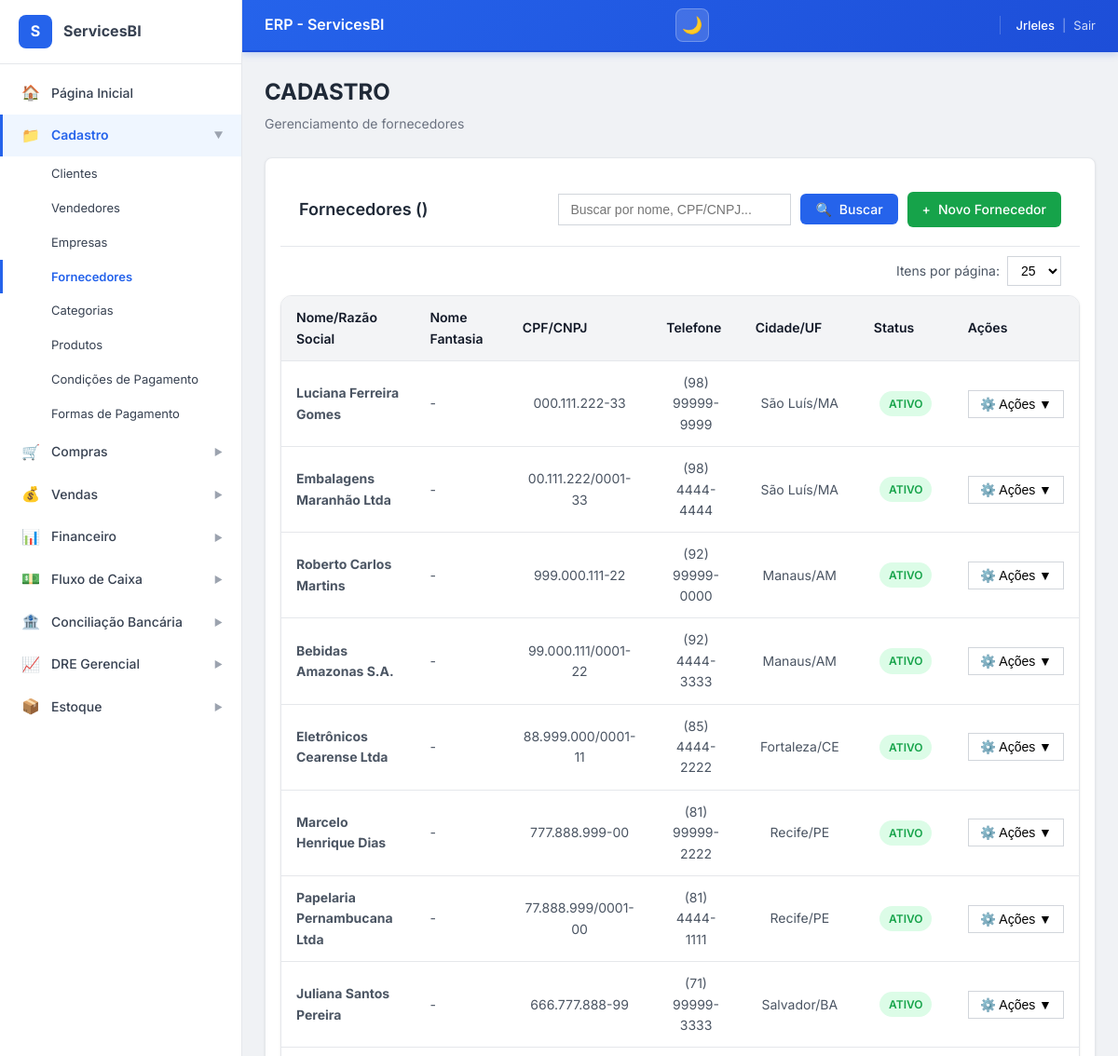
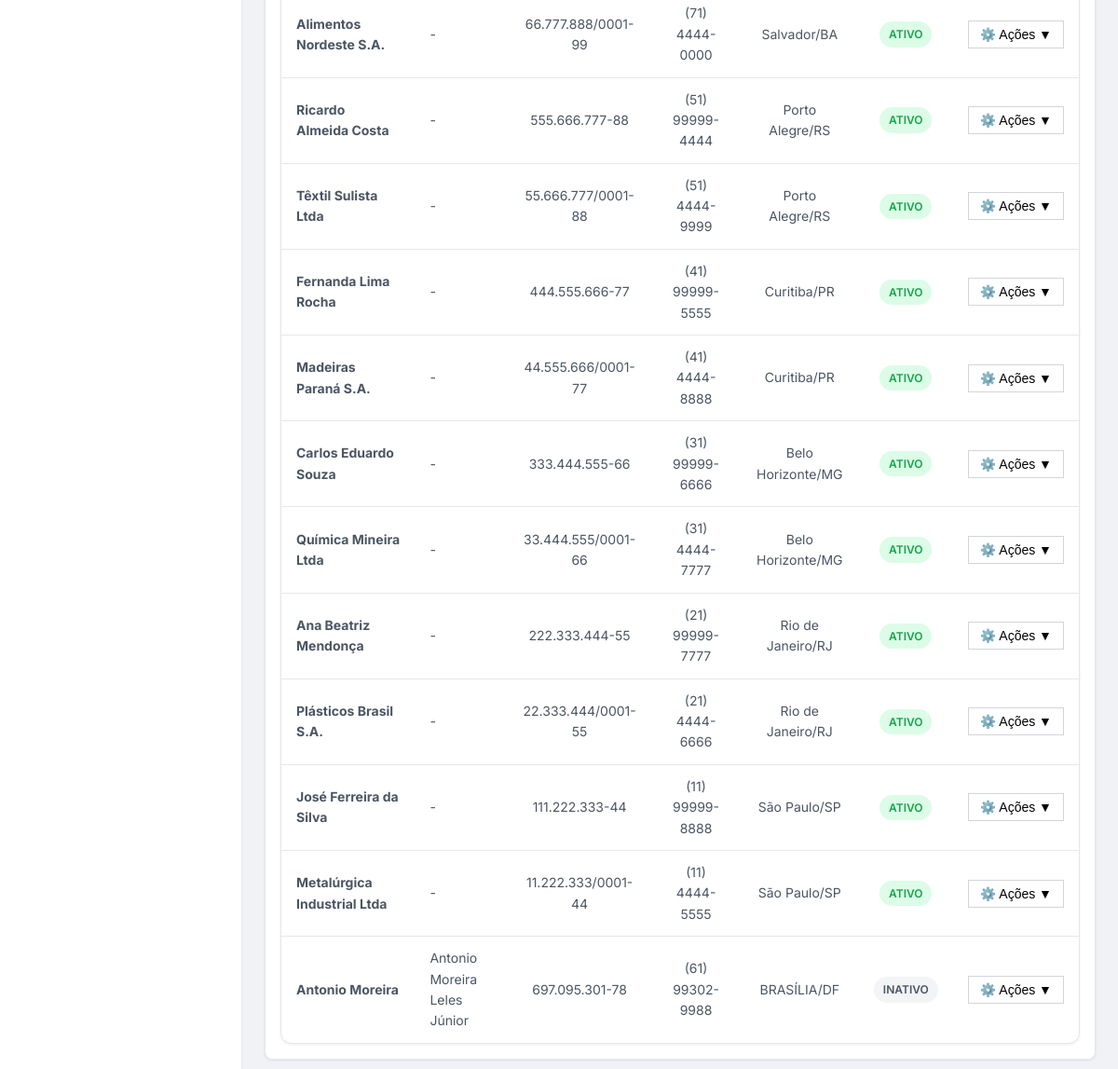
The app's page /cadastro/fornecedores/ (signed in) with its own data (2 pictures, top to bottom).
### ERP_ServicesBI/models.py (models this page shows, shortened)
class Pessoa(models.Model):
    TIPO_CHOICES = [
        ('F', 'Física'),
        ('J', 'Jurídica'),
    ]
    nome_razao_social = models.CharField(max_length=255, blank=True, null=True)
    tipo_pessoa = models.CharField(max_length=1, choices=TIPO_CHOICES, default='J')
    cpf_cnpj = models.CharField(max_length=20, unique=True)
    rg_inscricao_estadual = models.CharField(max_length=20, blank=True, null=True)
    telefone = models.CharField(max_length=20, blank=True, null=True)
    email = models.EmailField(blank=True, null=True)
    cep = models.CharField(max_length=10, blank=True, null=True)
    endereco = models.CharField(max_length=255, blank=True, null=True)
    numero = models.CharField(max_length=10, blank=True, null=True)
    bairro = models.CharField(max_length=100, blank=True, null=True)
    cidade = models.CharField(max_length=100, blank=True, null=True)
    estado = models.CharField(max_length=2, blank=True, null=True)
    ativo = models.BooleanField(default=True)
    criado_em = models.DateTimeField(auto_now_add=True)
    class Meta:
        abstract = True

class Fornecedor(Pessoa):
    nome_fantasia = models.CharField(max_length=255, blank=True, null=True)
    observacoes = models.TextField(blank=True, null=True)
    class Meta:
        verbose_name = 'Fornecedor'
        verbose_name_plural = 'Fornecedores'
        ordering = ['nome_razao_social']

### ERP_ServicesBI/views.py (the view)
# urls.py: path('cadastro/fornecedores/', views.fornecedor_list, name='fornecedor_list'),
@login_required
def fornecedor_list(request):
    fornecedores = Fornecedor.objects.all().order_by('-id')
    context = {'fornecedores': fornecedores}
    return render(request, 'cadastro/fornecedor_list.html', context)

### ERP_ServicesBI/templatetags/custom_filters.py (called while the page is built)
@register.filter(name='format_telefone')
def format_telefone(value):
    if not value:
        return '-'
    value = ''.join(filter(str.isdigit, str(value)))
    if len(value) == 10:
        return f'({value[:2]}) {value[2:6]}-{value[6:]}'
    elif len(value) == 11:
        return f'({value[:2]}) {value[2:7]}-{value[7:]}'
    else:
        return value if value else '-'

@register.filter(name='format_cpf_cnpj')
def format_cpf_cnpj(value):
    if not value:
        return '-'
    value = ''.join(filter(str.isdigit, str(value)))
    if len(value) == 11:
        return f'{value[:3]}.{value[3:6]}.{value[6:9]}-{value[9:]}'
    elif len(value) == 14:
        return f'{value[:2]}.{value[2:5]}.{value[5:8]}/{value[8:12]}-{value[12:]}'
    else:
        return value

### ERP_ServicesBI/templates/cadastro/fornecedor_list.html (shortened to what this page needs)
{% extends 'base.html' %}
{% load custom_filters %}
{% block content %}
<div class="erp-page-header">
    <h2 class="erp-page-header__title">CADASTRO</h2>
    <p class="erp-page-header__subtitle">Gerenciamento de fornecedores</p>
</div>
<div class="erp-card erp-mb-4">
    <div class="erp-filters">
        <h3 class="erp-filters__title">Fornecedores ({{ total }})</h3>
        <form method="get" class="erp-filters__form" id="filterForm">
            <input
                type="text"
                name="search"
                class="erp-filters__input"
                placeholder="Buscar por nome, CPF/CNPJ..."
                value="{{ search|default:'' }}"
            >
            <button type="submit" class="erp-btn erp-btn--primary">
                <span>🔍</span> Buscar
            </button>
            <a href="{% url 'ERP_ServicesBI:fornecedor_add' %}" class="erp-btn erp-btn--success">
                <span>+</span> Novo Fornecedor
            </a>
        </form>
    </div>
    <div class="erp-per-page">
        <form method="get" class="erp-per-page__form">
            <label for="perPageSelectTop">Itens por página:</label>
            <select name="per_page" id="perPageSelectTop" class="erp-per-page__select" onchange="this.form.submit()">
                <option value="25" {% if per_page == 25 %}selected{% endif %}>25</option>
            </select>
        </form>
    </div>
    <div class="erp-table-container">
        <table class="erp-table">
            <thead>
                <tr>
                    <th class="erp-text-left">Nome/Razão Social</th>
                    <th class="erp-text-left">Nome Fantasia</th>
                    <th class="erp-text-center">CPF/CNPJ</th>
                    <th class="erp-text-center">Telefone</th>
                    <th class="erp-text-center">Cidade/UF</th>
                    <th class="erp-text-center">Status</th>
                    <th class="erp-text-center">Ações</th>
                </tr>
            </thead>
            <tbody>
                {% for fornecedor in fornecedores %}
                <tr>
                    <td class="erp-text-left"><strong>{{ fornecedor.nome_razao_social }}</strong></td>
                    <td class="erp-text-left">{{ fornecedor.nome_fantasia|default:"-" }}</td>
                    <td class="erp-text-center">{{ fornecedor.cpf_cnpj | format_cpf_cnpj }}</td>
                    <td class="erp-text-center">{{ fornecedor.telefone| format_telefone }}</td>
                    <td class="erp-text-center">{{ fornecedor.cidade|default:"-" }}/{{ fornecedor.estado|default:"-" }}</td>
                    <td class="erp-text-center">
                        <span class="erp-status erp-status--{% if fornecedor.ativo %}ativo{% else %}inativo{% endif %}">
                            {% if fornecedor.ativo %}Ativo{% else %}Inativo{% endif %}
                        </span>
                    </td>
                    <td class="erp-text-center">
                        <div class="erp-actions">
                            <button class="erp-actions__btn" type="button">
                                ⚙️ Ações ▼
                            </button>
                        </div>
                    </td>
                </tr>
                {% endfor %}
            </tbody>
        </table>
    </div>
</div>
{% endblock %}

### ERP_ServicesBI/templates/components/_header.html (shortened to what this page needs)
<header class="erp-header">
    <div class="erp-flex erp-items-center erp-gap-2">
        <h1 class="erp-header__title">
            {% block header_title %}ERP - ServicesBI{% endblock %}
        </h1>
    </div>
    <div class="erp-header__controls">
        <button class="erp-header__theme-btn"
                onclick="toggleTheme()"
                title="Alternar tema (dark/light)"
                id="themeToggleBtn">
            <span id="themeIcon">🌙</span>
        </button>
    </div>
    <div class="erp-header__user">
        <span class="erp-header__user-name">
            {{ request.user.first_name|default:request.user.username }}
        </span>
        <span style="opacity:0.5">|</span>
        <a href="{% url 'ERP_ServicesBI:logout' %}" class="erp-header__logout">Sair</a>
    </div>
</header>

### ERP_ServicesBI/templates/cadastro/fornecedor_list.html (style rules this page uses)
.erp-page-header { margin-bottom: 24px; }
.erp-page-header__title { margin: 0; font-size: 24px; font-weight: 700; color: var(--gray-800); }
.erp-page-header__subtitle { margin: 4px 0 0 0; color: var(--gray-500); font-size: 14px; }
.erp-filters { display: flex; justify-content: space-between; align-items: center; padding: 20px; border-bottom: 1px solid var(--gray-200); flex-wrap: wrap; gap: 15px; }
.erp-filters__title { margin: 0; font-size: 18px; font-weight: 600; color: var(--gray-800); }
.erp-filters__form { display: flex; gap: 10px; align-items: center; flex-wrap: wrap; }
.erp-filters__input { padding: 8px 12px; border: 1px solid var(--gray-300); border-radius: var(--radius); font-size: 14px; min-width: 250px; transition: all var(--transition-fast); }
.erp-status { display: inline-flex; align-items: center; padding: 4px 10px; border-radius: var(--radius-full); font-size: 12px; font-weight: 600; text-transform: uppercase; }
.erp-status--ativo { background: var(--success-100); color: var(--success-600); }
.erp-status--inativo { background: var(--gray-100); color: var(--gray-600); }
.erp-actions { position: relative; display: inline-block; }
.erp-actions__btn { padding: 6px 12px; background: white; border: 1px solid var(--gray-300); border-radius: var(--radius); cursor: pointer; font-size: 14px; display: flex; align-items: center; gap: 4px; white-space: nowrap; }
.erp-per-page { display: flex; justify-content: flex-end; padding: 10px 20px; }
.erp-per-page__form { display: flex; align-items: center; gap: 8px; font-size: 14px; color: var(--gray-600); }
.erp-per-page__select { padding: 6px 10px; border: 1px solid var(--gray-300); border-radius: var(--radius); font-size: 14px; background: white; cursor: pointer; }

### records on screen
Fornecedor: nome_razao_social "Luciana Ferreira Gomes", nome_fantasia "-", cpf_cnpj "000.111.222-33", telefone "(98) 99999-9999", cidade "São Luís", estado "MA", ativo "ATIVO"
Fornecedor: nome_razao_social "Embalagens Maranhão Ltda", nome_fantasia "-", cpf_cnpj "00.111.222/0001-33", telefone "(98) 4444-4444", cidade "São Luís", estado "MA", ativo "ATIVO"
Fornecedor: nome_razao_social "Roberto Carlos Martins", nome_fantasia "-", cpf_cnpj "999.000.111-22", telefone "(92) 99999-0000", cidade "Manaus", estado "AM", ativo "ATIVO"
Fornecedor: nome_razao_social "Bebidas Amazonas S.A.", nome_fantasia "-", cpf_cnpj "99.000.111/0001-22", telefone "(92) 4444-3333", cidade "Manaus", estado "AM", ativo "ATIVO"
Fornecedor: nome_razao_social "Eletrônicos Cearense Ltda", nome_fantasia "-", cpf_cnpj "88.999.000/0001-11", telefone "(85) 4444-2222", cidade "Fortaleza", estado "CE", ativo "ATIVO"
Fornecedor: nome_razao_social "Marcelo Henrique Dias", nome_fantasia "-", cpf_cnpj "777.888.999-00", telefone "(81) 99999-2222", cidade "Recife", estado "PE", ativo "ATIVO"
Fornecedor: nome_razao_social "Papelaria Pernambucana Ltda", nome_fantasia "-", cpf_cnpj "77.888.999/0001-00", telefone "(81) 4444-1111", cidade "Recife", estado "PE", ativo "ATIVO"
Fornecedor: nome_razao_social "Juliana Santos Pereira", nome_fantasia "-", cpf_cnpj "666.777.888-99", telefone "(71) 99999-3333", cidade "Salvador", estado "BA", ativo "ATIVO"
Fornecedor: nome_razao_social "Alimentos Nordeste S.A.", nome_fantasia "-", cpf_cnpj "66.777.888/0001-99", telefone "(71) 4444-0000", cidade "Salvador", estado "BA", ativo "ATIVO"
Fornecedor: nome_razao_social "Ricardo Almeida Costa", nome_fantasia "-", cpf_cnpj "555.666.777-88", telefone "(51) 99999-4444", cidade "Porto Alegre", estado "RS", ativo "ATIVO"
Fornecedor: nome_razao_social "Têxtil Sulista Ltda", nome_fantasia "-", cpf_cnpj "55.666.777/0001-88", telefone "(51) 4444-9999", cidade "Porto Alegre", estado "RS", ativo "ATIVO"
Fornecedor: nome_razao_social "Fernanda Lima Rocha", nome_fantasia "-", cpf_cnpj "444.555.666-77", telefone "(41) 99999-5555", cidade "Curitiba", estado "PR", ativo "ATIVO"
Fornecedor: nome_razao_social "Madeiras Paraná S.A.", nome_fantasia "-", cpf_cnpj "44.555.666/0001-77", telefone "(41) 4444-8888", cidade "Curitiba", estado "PR", ativo "ATIVO"
Fornecedor: nome_razao_social "Carlos Eduardo Souza", nome_fantasia "-", cpf_cnpj "333.444.555-66", telefone "(31) 99999-6666", cidade "Belo Horizonte", estado "MG", ativo "ATIVO"
Fornecedor: nome_razao_social "Química Mineira Ltda", nome_fantasia "-", cpf_cnpj "33.444.555/0001-66", telefone "(31) 4444-7777", cidade "Belo Horizonte", estado "MG", ativo "ATIVO"
Fornecedor: nome_razao_social "Ana Beatriz Mendonça", nome_fantasia "-", cpf_cnpj "222.333.444-55", telefone "(21) 99999-7777", cidade "Rio de Janeiro", estado "RJ", ativo "ATIVO"
Fornecedor: nome_razao_social "Plásticos Brasil S.A.", nome_fantasia "-", cpf_cnpj "22.333.444/0001-55", telefone "(21) 4444-6666", cidade "Rio de Janeiro", estado "RJ", ativo "ATIVO"
Fornecedor: nome_razao_social "José Ferreira da Silva", nome_fantasia "-", cpf_cnpj "111.222.333-44", telefone "(11) 99999-8888", cidade "São Paulo", estado "SP", ativo "ATIVO"
Fornecedor: nome_razao_social "Metalúrgica Industrial Ltda", nome_fantasia "-", cpf_cnpj "11.222.333/0001-44", telefone "(11) 4444-5555", cidade "São Paulo", estado "SP", ativo "ATIVO"
Fornecedor: nome_razao_social "Antonio Moreira", nome_fantasia "Antonio Moreira Leles Júnior", cpf_cnpj "697.095.301-78", telefone "(61) 99302-9988", cidade "BRASÍLIA", estado "DF", ativo "INATIVO"

### other values on screen
{{ request.user.first_name|default:request.user.username }} "Jrleles"
